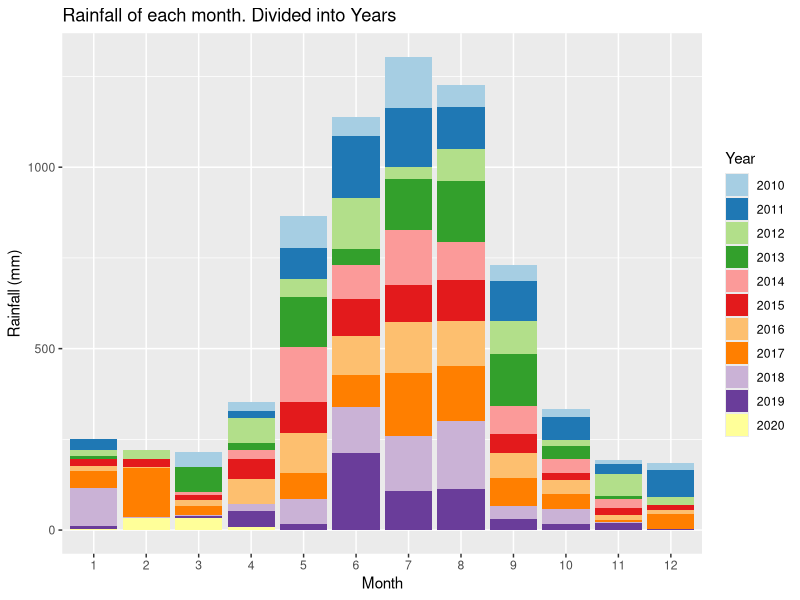
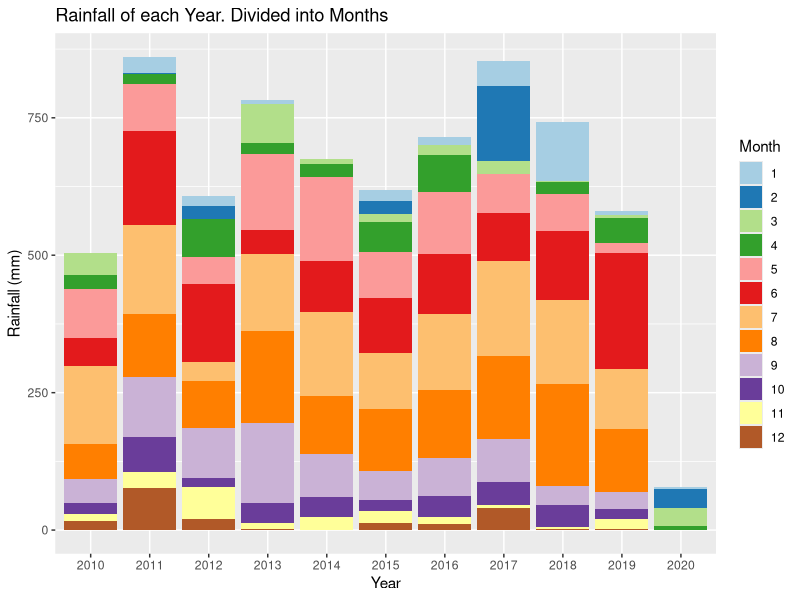
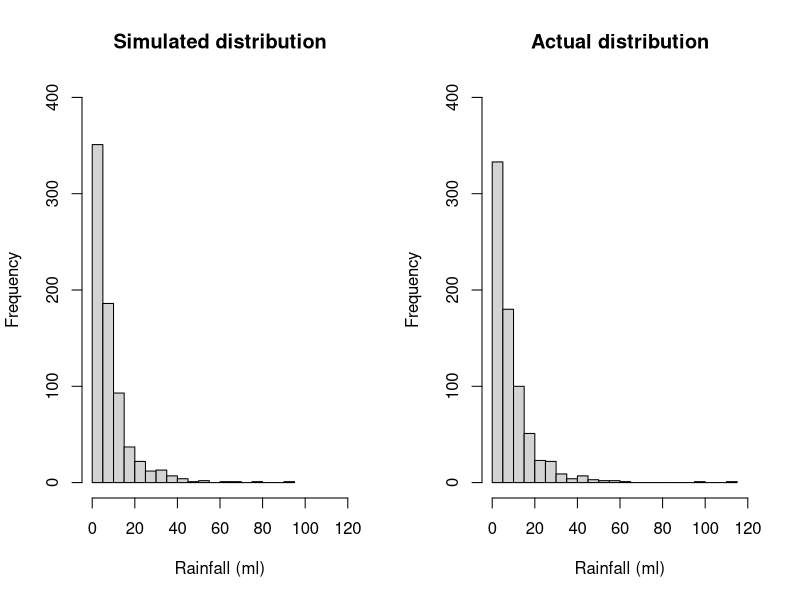
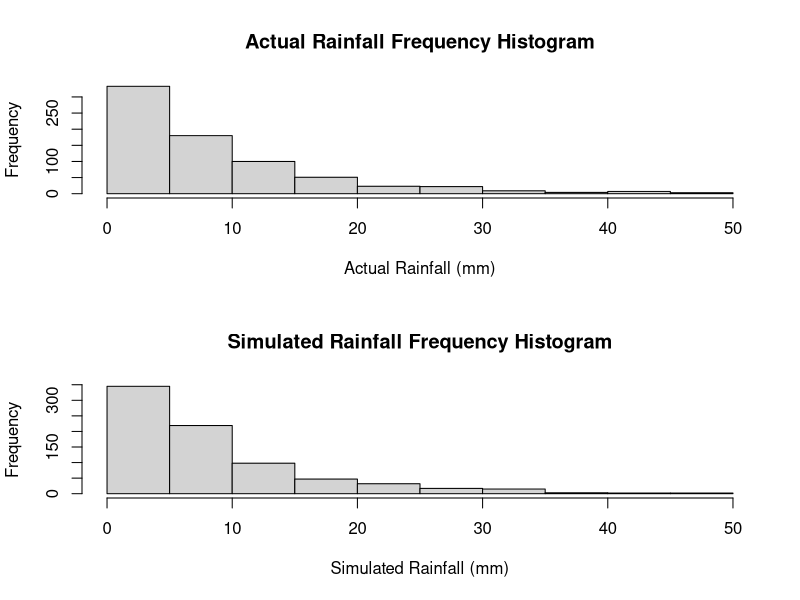
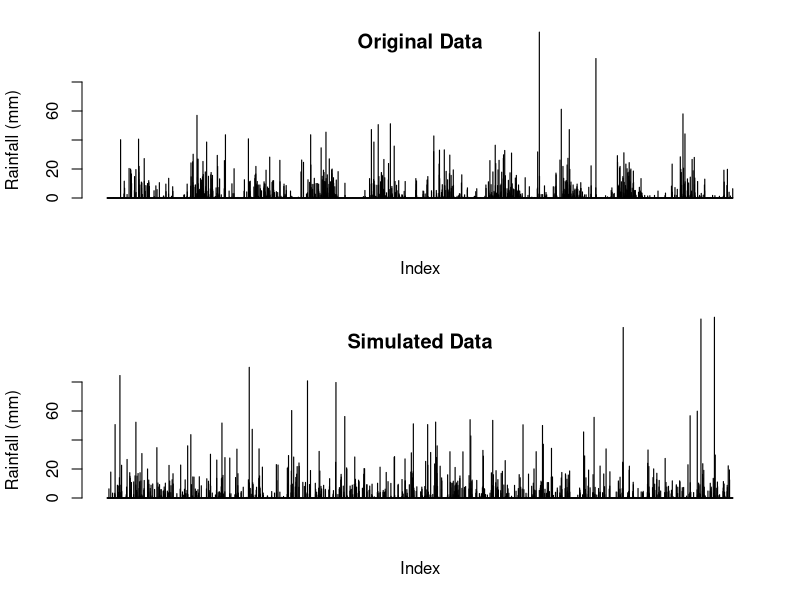
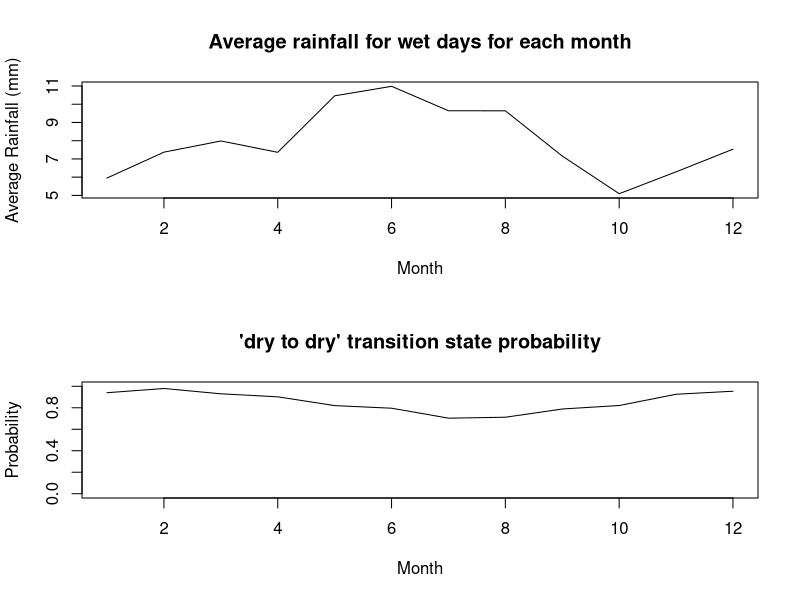
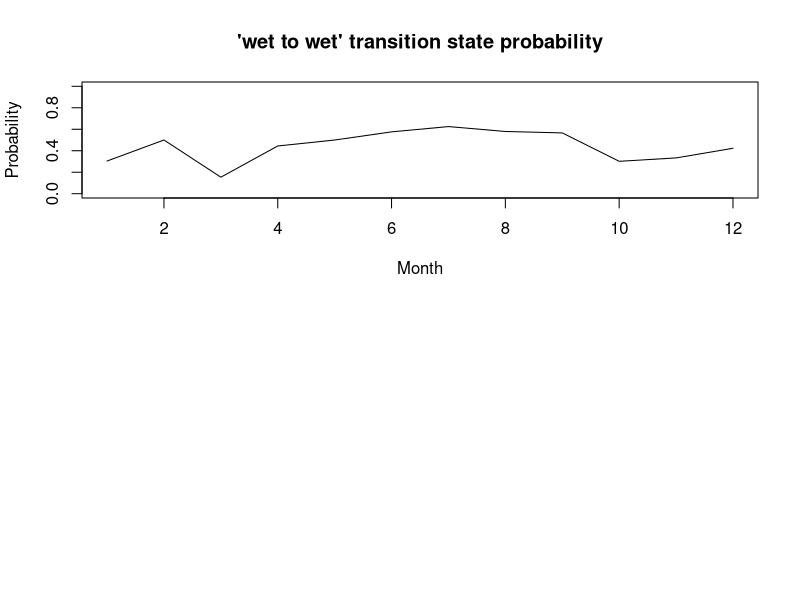
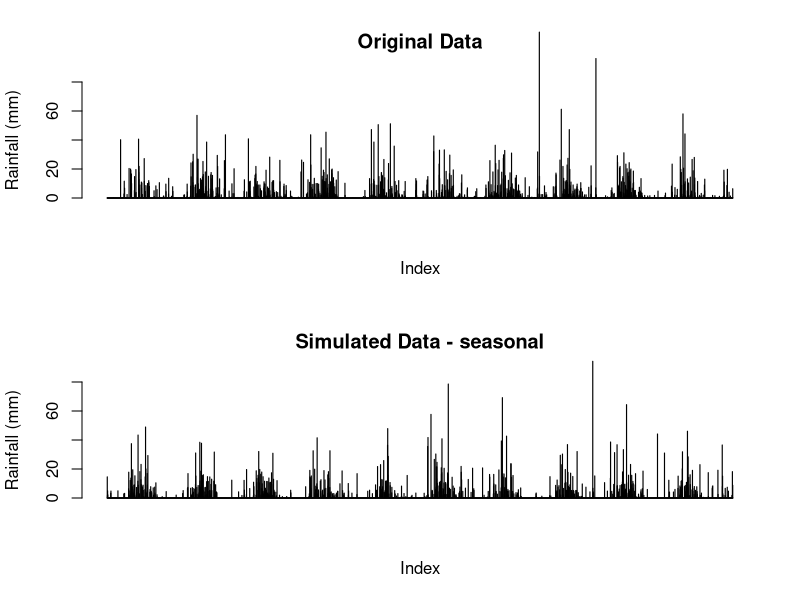

Here is the R script that generated these plots, in order:
## ---- chunk 1
knitr::opts_chunk$set(echo = TRUE)
## ---- chunk 2
# Reading in the data from the csv file
data <-  read.csv("IDCJAC0009_009225_1800_Data.csv")
weather_data <- data
weather_data <- weather_data[which(is.na(weather_data$Rainfall.amount..millimetres.) == FALSE),] # excluding rows with no rainfall record made 
## ---- chunk 3
weather_data$date <- do.call(paste, c(weather_data[c("Day", "Month", "Year")], sep = "-")) # creating a column that contains the date for easy indentification
## ---- chunk 4
# function to categorise day as either 'wet' or 'dry' for the Markov Chain functions
state <- function(x){
  stateList <- c()
  for(ii in 1:length(x)){
    if(x[ii] < 1){
      stateList <- c(stateList, "dry")
    }
    if(x[ii] >= 1){
      stateList <- c(stateList, "wet")
    }
  }
  return(stateList)
}
weather_data$state <- state(weather_data$Rainfall.amount..millimetres.)
## ---- chunk 5
head(weather_data[,c('Rainfall.amount..millimetres.','state')], 10)
## ---- chunk 6
# function establishing Markov Chain transition state. Establishing the relationship between the rainfall of a given day and the day before it.
transitionState <- function(x){
  transitionStateList <- c('') #can't find transition state of first observation
  for(i in 2:length(x)){
    if(x[i] == "dry"){
      if (x[i-1] == "dry"){
        transitionStateList <- c(transitionStateList, "DryToDry")
      }
      else {
        transitionStateList <- c(transitionStateList, "WetToDry")
      }
    }
    if(x[i] == "wet"){
      if (x[i-1] == "dry"){
        transitionStateList <- c(transitionStateList, "DryToWet")
      }
      else {
        transitionStateList <- c(transitionStateList, "WetToWet")
      }
    }
  }
  return(transitionStateList)
}
weather_data$transitionState <- transitionState(weather_data$state)
## ---- chunk 7
head(weather_data[,c('Rainfall.amount..millimetres.','state', 'transitionState')], 10)
## ---- chunk 8
train_data <- subset(weather_data, Year >= 2010) # only look at the most recent, relevant data.
library(ggplot2)
library(RColorBrewer)

# explorative plots investigating the distribution of rainfall across months and years

# Plotting the rainfall data (grouped by years and months)
# Distribution of rainfall by month (segmented by year)
ggplot(train_data, aes(x = factor(Month), y = Rainfall.amount..millimetres., fill = factor(Year))) + 
  geom_bar(stat = "identity") + 
  scale_fill_brewer(palette = "Paired") + 
  xlab("Month")+
  ylab("Rainfall (mm)")+
  labs(fill = "Year")+
  ggtitle("Rainfall of each month. Divided into Years")
# There does appear to be a rough distribution of rainfall by month. Most years May, June, July, August, and September (month 5-9) have the most rain. There are outliers

ggplot(train_data, aes(x = factor(Year), y = Rainfall.amount..millimetres., fill = factor(Month))) + 
  geom_bar(stat = "identity") + 
  scale_fill_brewer(palette = "Paired") + 
  xlab("Year")+
  ylab("Rainfall (mm)")+
  labs(fill = "Month")+
  ggtitle("Rainfall of each Year. Divided into Months")
# There does not appear to be any obvious pattern in the rainfall across the 10 years (note. 2020 only contains 4 months of data, hence the low rainfall). The average looks to be around 650-700 mm. 
## ---- chunk 9
table(train_data$Month, train_data$Year) # only four months of data in 2020
## ---- chunk 10
#Calculating transition state probabilities, in general (no respect to month or season)
weatherTable <- table(train_data$transitionState)
weatherTable

probWetToWet = weatherTable['WetToWet'] / (weatherTable['WetToWet'] + weatherTable['WetToDry'])
probWetToWet

probDryToDry = weatherTable['DryToDry'] / (weatherTable['DryToDry'] + weatherTable['DryToWet'])
probDryToDry
## ---- chunk 11
#Basic generator (No seasonal variation)

#calculated above
generateRainfallBasic <- function(genLength){
  currentState = "dry" # Years start with very little rain, so more likely to start dry
  rainAmountList <- c()
  for (i3 in 1:genLength){
    if (currentState == "dry"){
      if (runif(1) < probDryToDry){
        currentState = "dry"
      }
      else{
        currentState = "wet"
      }
    }
    else if (currentState == "wet"){
      if (runif(1) < probWetToWet){
        currentState = "wet"
      }
      else{
        currentState = "dry"
      }
    }
                                      #generating amount of rainfall if state is wet, else 0
    if (currentState == "wet"){
      rainAmount <- 5.66*exp(rnorm(1))
      rainAmountList <- c(rainAmountList, rainAmount)
    }
    else{
      rainAmountList <- c(rainAmountList, 0)
    }
  }
  return(rainAmountList)
}
## ---- chunk 12
#comparing log-normal against actual data, veeerryyyy close fit, will use log-normal for rainfall sim
par(mfrow=c(1,2))
p1 <- 5.66*exp(rnorm(732))
hist(p1, breaks = 30, xlim = c(0,120), ylim = c(0,400), main = "Simulated distribution", xlab = "Rainfall (ml)")

p2 <- train_data$Rainfall.amount..millimetres.[train_data$Rainfall.amount..millimetres.>1]
hist(p2, breaks = 30, xlim = c(0,120), ylim = c(0,400), main = "Actual distribution", xlab = "Rainfall (ml)")

mean(p1)
mean(p2)
## ---- chunk 13
#Basic generator tests
testRainfall = generateRainfallBasic(3761)

par(mfrow=c(2,1))
hist(train_data$Rainfall.amount..millimetres.[train_data$Rainfall.amount..millimetres.>1 & train_data$Rainfall.amount..millimetres.<50], xlab = "Actual Rainfall (mm)", main = "Actual Rainfall Frequency Histogram")
hist(testRainfall[testRainfall > 1 & testRainfall <50], xlab = "Simulated Rainfall (mm)", main = "Simulated Rainfall Frequency Histogram")

par(mfrow=c(2,1))
barplot(train_data$Rainfall.amount..millimetres., ylim = c(0,80), main = "Original Data", ylab = "Rainfall (mm)", xlab = "Index")
barplot(testRainfall, ylim = c(0,80), main = "Simulated Data", ylab = "Rainfall (mm)", xlab = "Index")
## ---- chunk 14
#Calculates the transition probabilities for each month
probTransStatesMonth <- function(input_data){
  transitonStatesMonthsFrame <- data.frame(list(rep(0, 12), list(rep(0, 12), list(rep(0,    12), list(rep(0, 12)))))) #Initialises 12x4 frame filled with zeroes (4 columns for each transition state, 12 rows for each month)
  names(transitonStatesMonthsFrame) <- c('DryToDry', 'DryToWet', 'WetToDry', 'WetToWet')

  #Makes the dataframe with the count of each transition state with each month
  for (i4 in 1:dim(input_data)[1]){
    tempTransitionState <- input_data[i4, 'transitionState']
    tempMonth <- input_data[i4, 'Month'] 
    transitonStatesMonthsFrame[tempMonth, tempTransitionState] <- transitonStatesMonthsFrame[tempMonth, tempTransitionState]+1 # increase count of tempTransitionState for month tempMonth by 1
  }

  #Calculates the transition state probabilities for each month in the data frame
  probTransitonStatesMonthsFrame <- transitonStatesMonthsFrame
  for (i in 1:dim(transitonStatesMonthsFrame)[1]){
  
    probTransitonStatesMonthsFrame[i, 'DryToDry'] <- transitonStatesMonthsFrame[i, 'DryToDry'] / (transitonStatesMonthsFrame[i, 'DryToDry'] + transitonStatesMonthsFrame[i, 'DryToWet'])
  
    probTransitonStatesMonthsFrame[i, 'DryToWet'] <- transitonStatesMonthsFrame[i, 'DryToWet'] / (transitonStatesMonthsFrame[i, 'DryToDry'] + transitonStatesMonthsFrame[i, 'DryToWet'])
    
    probTransitonStatesMonthsFrame[i, 'WetToDry'] <- transitonStatesMonthsFrame[i, 'WetToDry'] / (transitonStatesMonthsFrame[i, 'WetToDry'] + transitonStatesMonthsFrame[i, 'WetToWet'])
    probTransitonStatesMonthsFrame[i, 'WetToWet'] <- transitonStatesMonthsFrame[i, 'WetToWet'] / (transitonStatesMonthsFrame[i, 'WetToDry'] + transitonStatesMonthsFrame[i, 'WetToWet'])
    # this data frame 'probTransitionStatesMonthsFrame' will be called directly in the generator, so must be called as such when exported
  }
  return(probTransitonStatesMonthsFrame)
}

## ---- chunk 15
probTransitonStatesMonthsFrame <- probTransStatesMonth(train_data)
head(probTransitonStatesMonthsFrame, 10)
## ---- chunk 16
#testing average rainfall when its rains in each month, and for wettowet vs drytowet transitions.
test_w2w <- train_data$Rainfall.amount..millimetres.[train_data$transitionState == "WetToWet"]
test_d2w <- train_data$Rainfall.amount..millimetres.[train_data$transitionState == "DryToWet"]
mean(test_w2w)
mean(test_d2w)
wilcox.test(test_d2w, test_w2w)
#since resulting wilcox test p-value is 0.85, we conclude that theres no difference in rainfall depending on the transition state, and do not need to include it in our model.

test_rainfallPerMonth <- train_data[train_data$state == "wet",c(4,6)]
kruskal.test(Rainfall.amount..millimetres. ~ Month, data = test_rainfallPerMonth)
#p-val = 0.00016, therefore difference between average rainfall for each month

## ---- chunk 17
#calculating the mean rainfall when it rains for each month, to change how much it rains according to the generator later on. Limited to less than 60 mls as the dataset is not large enough for large rainfall amounts (such as 114ml in feburary) to not throw the mean off.
rainMonthData <- c()
for (i in 1:12){
  temp<- train_data$Rainfall.amount..millimetres.[train_data$state == "wet" & train_data$Month == i & train_data$Rainfall.amount..millimetres. < 60]
  rainMonthData <- c(rainMonthData, list(temp))
  rm(temp)
}

rainfallAvgMonth <- sapply(rainMonthData, mean)

## ---- chunk 18
plot(c(1:12), rainfallAvgMonth, type = "l", xlab = "Month", ylab = "Average Rainfall (mm)", main = "Average rainfall for wet days for each month")
## ---- chunk 19
#How the transition state probabilities vary for each month
plot(probTransitonStatesMonthsFrame$DryToDry, ylim = c(0,1), xlab = "Month", main = "'dry to dry' transition state probability", type = 'l', ylab = "Probability")
plot(probTransitonStatesMonthsFrame$WetToWet, ylim = c(0,1), xlab = "Month", main = "'wet to wet' transition state probability", type = 'l', ylab = "Probability")
## ---- chunk 20
#Weather generator accounting  for seasonal variation of transition states or something i hope
#This is just a regular version of basic generator it's mostly the same in fact if i forget to even do this it is the same

generateRainfallSeasonal <- function(input){
  # input must be weather_data or a subset of weather_data
  currentState = "dry" #can make this into a random choice later
  rainAmountList <- c()
  for (i5 in 1:dim(input)[1]){
    if (currentState == "dry"){
      if (runif(1) < probTransitonStatesMonthsFrame[input[i5, 'Month'], 'DryToDry']){ #now inputs depending on the month of input
        currentState = "dry"
      }
      else{
        currentState = "wet"
      }
    }
    else if (currentState == "wet"){
      if (runif(1) < probTransitonStatesMonthsFrame[input[i5, 'Month'], 'WetToWet']){
        currentState = "wet"
      }
      else{
        currentState = "dry"
      }
    }                                   
    #generating amount of rainfall if state is wet, else 0
    if (currentState == "wet"){
      #rainAmount <- 5.66*exp(rnorm(1)) #now log-normal dist, 5 used because is close to mean of weather_data's / the mean of what exp(rnorm(1)) is by default /// Old Version 
      rainAmount <- rainfallAvgMonth[input[i5, 'Month']]*exp(rnorm(1))/1.648 
      #average of exp(rnorm(1)) is ~1.648, so we divide by that so the average of each month will just be the actual average calculated from rainfallAvgMonth.
      rainAmountList <- c(rainAmountList, rainAmount)
    }
    else{
      rainAmountList <- c(rainAmountList, 0)
    }
  }
  return(rainAmountList)
}
## ---- chunk 21
#testing code for seasonal generator
inputSeasonalRainfall <- dplyr::select(train_data, 'Year', 'Month', 'Day') #using existing train data's dates to input to function, instead of putting in just how many to generate
testSeasonalRainfall = generateRainfallSeasonal(inputSeasonalRainfall)
## ---- chunk 22
par(mfrow=c(2,1))
barplot(train_data$Rainfall.amount..millimetres., ylim = c(0,80), main = "Original Data", ylab = "Rainfall (mm)", xlab = "Index")
barplot(testSeasonalRainfall, ylim = c(0,80), main = "Simulated Data - seasonal", ylab = "Rainfall (mm)", xlab = "Index")
## ---- chunk 23
#comparing log-normal against actual data, veeerryyyy close fit, will use log-normal for rainfall sim
p1 <- 5.66*exp(rnorm(732))
p1 <- p1[p1>1]
hist(p1, breaks = 30, xlim = c(0,120), ylim = c(0,400), main = "Simulated distribution")

p2 <- train_data$Rainfall.amount..millimetres.[train_data$Rainfall.amount..millimetres.>1]
hist(p2, breaks = 30, xlim = c(0,120), ylim = c(0,400), main = "actual distribution")
## ---- chunk 24
set.seed(100345)
sampID <- sample.int(nrow(train_data), size = 0.8*nrow(train_data), replace = FALSE)
train_data <- train_data[sampID,] # 80% of data for training
test_data <- train_data[-sampID,] # 20% for testing
## ---- chunk 25
probTransitonStatesMonthsFrame <- probTransStatesMonth(train_data) # retraining seasonal generator probTransitionStatesMonthsFrame with new training data (now only 80% of the original train_data)
# calucating the new average rainfall for each month
rainMonthData <- c()
for (i in 1:12){
  temp<- train_data$Rainfall.amount..millimetres.[train_data$state == "wet" & train_data$Month == i & train_data$Rainfall.amount..millimetres. < 60]
  rainMonthData <- c(rainMonthData, list(temp))
  rm(temp)
}
rainfallAvgMonth <- sapply(rainMonthData, mean)
## ---- chunk 26
#generates a simulation with the same number of observations as test_data (20% of the total data)
testSeasonalRainfall20 = generateRainfallSeasonal(test_data) 
## ---- chunk 27
par(mfrow = c(2, 1))
barplot(testSeasonalRainfall20, ylab = "Rainfall (mm)", xlab = "index", main = "Simulated data")
barplot(test_data$Rainfall.amount..millimetres., ylab = "Rainfall (mm)", xlab  = "index", main = "Actual data")
## ---- chunk 28
# Wilcoxon signed rank test
WT <- wilcox.test(testSeasonalRainfall20, test_data$Rainfall.amount..millimetres., paired=T)
print("Wilcoxon rank sum p-value")
WT$p.value
# paired student t test
TT <- t.test(testSeasonalRainfall20, test_data$Rainfall.amount..millimetres., paired=T)
print("t-test p-value")
TT$p.value
## ---- chunk 29
train_data <- subset(weather_data, Year >= 2010)
train10_data <- subset(weather_data, Year >= 2009 & Year < 2019)
data_2019 <- subset(weather_data, Year == 2019)
## ---- chunk 30
probTransitonStatesMonthsFrame <- probTransStatesMonth(train10_data) # retraining seasonal generator probTransitionStatesMonthsFrame with train10_data
set.seed(10356)
monthList <- subset(weather_data, Year == 2019) # a year that isn't a leap year to get the month list, as generation algorithm only requires months
monthList <- monthList['Month']
testSeasonalRainfall10 <- generateRainfallSeasonal(monthList)
## ---- chunk 31
#compare generated year against 2019
par(mfrow = c(2,1))
barplot(testSeasonalRainfall10, xlab = "Index", ylab = "Rainfall (mm)", main = "Simulated Rainfall")
barplot(data_2019$Rainfall.amount..millimetres., xlab = "Index", ylab = "Rainfall (mm)", main = "2019 Rainfall")
## ---- chunk 32
# check other years for comparison
par(mfrow = c(3,2))
barplot(testSeasonalRainfall10, xlab = "Index", ylab = "Rainfall (mm)", main = "Simulated Rainfall")
year <- subset(weather_data, Year == 2015)
barplot(year$Rainfall.amount..millimetres., xlab = "Index", ylab = "Rainfall (mm)", main = "2015 Rainfall")
year <- subset(weather_data, Year == 2008)
barplot(year$Rainfall.amount..millimetres., xlab = "Index", ylab = "Rainfall (mm)", main = "2008 Rainfall")
year <- subset(weather_data, Year == 2015)
barplot(year$Rainfall.amount..millimetres., xlab = "Index", ylab = "Rainfall (mm)", main = "2017 Rainfall")
year <- subset(weather_data, Year == 2007)
barplot(year$Rainfall.amount..millimetres., xlab = "Index", ylab = "Rainfall (mm)", main = "2007 Rainfall")
year <- subset(weather_data, Year == 2013)
barplot(year$Rainfall.amount..millimetres., xlab = "Index", ylab = "Rainfall (mm)", main = "2013 Rainfall")
rm(year)
## ---- chunk 33
# Creates a graph of difference in rainfall for years, weeks, months, years to see if there are any potential patterns.
# Creates a list of the weekly rainfall
RainfallWeekly <- data.frame("Rainfall (mm)", "Week")
colnames(RainfallWeekly) <- c("Rainfall (mm)", "Week")
RainfallWeekly$`Rainfall (mm)` <- as.numeric(RainfallWeekly$`Rainfall (mm)`)
RainfallWeekly$Week <- as.numeric(RainfallWeekly$Week)
week = 1
weekRain = 0
for(ii in c(1: nrow(weather_data))){
  weekRain = weekRain + weather_data[ii, 6] # rainfall amount for that row
  
  if(ii%%7 == 0){ # every 7th row
    RainfallWeekly[(ii/7), 1] <- weekRain # 1 row of RainfallWeekly created every 7 rows (1 weeks) - inserting rainfall total for that week
    RainfallWeekly[(ii/7), 2] <- week
    week = week + 1
    weekRain = 0 # clear total rainfall to prepare for next week
  }
}
## ---- chunk 34
RainfallWeeklyDiff <- data.frame(c(1:(nrow(RainfallWeekly)-1)), c(1:(nrow(RainfallWeekly)-1))) # data frame with two columns, one less row than RainfallWeekly
colnames(RainfallWeeklyDiff) <- c("Rainfall diff (mm)", "Week")
RainfallWeeklyDiff$`Rainfall diff (mm)` <- diff(RainfallWeekly$`Rainfall (mm)`) # change in weeks
## ---- chunk 35
# plot first 700 weeks first against the difference in rainfall, and then the rainfall per week
par(mfrow = c(4,1))
plot(RainfallWeeklyDiff[c(1:350), 2], RainfallWeeklyDiff[c(1:350), 1], xlab = "week", ylab = "change in rainfall (mm)", cex = 2, type = "b", main = "Difference in rainfall (mm) by week")
plot(RainfallWeekly[c(1:350), 2], RainfallWeekly[c(1:350), 1], xlab = "week", ylab = "rainfall (mm)", type = "l", main = "Rainfall (mm) by week")
plot(RainfallWeeklyDiff[c(351:700), 2], RainfallWeeklyDiff[c(351:700), 1], xlab = "week", ylab = "change in rainfall (mm)", cex = 2, type = "b", main = "Difference in rainfall (mm) by week")
plot(RainfallWeekly[c(351:700), 2], RainfallWeekly[c(351:700), 1], xlab = "week", ylab = "rainfall (mm)", type = "l", main = "Rainfall (mm) by week")
## ---- chunk 36
# plot second 700 weeks first against the difference in rainfall, and then the rainfall per week
par(mfrow = c(4,1))
plot(RainfallWeeklyDiff[c(701:1050), 2], RainfallWeeklyDiff[c(701:1050), 1], xlab = "week", ylab = "change in rainfall (mm)", cex = 2, type = "b")
plot(RainfallWeekly[c(701:1050), 2], RainfallWeekly[c(701:1050), 1], xlab = "week", ylab = "rainfall (mm)", type = "l")
plot(RainfallWeeklyDiff[c(1051:1414), 2], RainfallWeeklyDiff[c(1051:1414), 1], xlab = "week", ylab = "change in rainfall (mm)", cex = 2, type = "b")
plot(RainfallWeekly[c(1051:1414), 2], RainfallWeekly[c(1051:1414), 1], xlab = "week", ylab = "rainfall (mm)", type = "l")
## ---- chunk 37
rainSort_2019 <- data_2019$Rainfall.amount..millimetres.
# qqplot before removing 'dry' days
qqnorm(rainSort_2019, pch = 1, frame = F, main = "Normal Q-Q Plot of Rainfall 2019 (including dry days)")
qqline(rainSort_2019, col = "red", lwd = 2)
rainSort_2019 <- rainSort_2019[which(rainSort_2019 != 0)]
# qqplot after removing 'dry' days
qqnorm(rainSort_2019, pch = 1, frame = F, main = "Normal Q-Q Plot of Rainfall 2019 (excluding dry days)")
qqline(rainSort_2019, col = "red", lwd = 2)
hist(rainSort_2019, breaks = 50)
# data is not normally distributed
rm(rainSort_2019)
## ---- chunk 38
rain2019 <- subset(weather_data, Year == 2019)
length(rain2019$Rainfall.amount..millimetres.)
length(testSeasonalRainfall10)
# function to return the sum of ranks of difference (w+ and w-) that are part of the Wilcoxon signed rank calculations
returnRanks <- function(simulated, actual){
  diffs <- (simulated - actual)
  diffs <- diffs[diffs != 0]
  posDifs <- which(diffs > 0)
  negDiffs <- which(diffs < 0)
  rank <- rank(abs(diffs))
  rankPosDiff <- sum(rank[posDifs])
  rankNegDiff <- sum(rank[negDiffs]) 
  return(c(rankPosDiff, rankNegDiff))
}
## ---- chunk 39
table(rain2019$Month)
# To perform the Wilcoxon Signed Rank test we must have paired data, so we have to find the extra dates in testSeasonalRainfall10 (note: 2019 is a non leap year) and remove them.
# Upon review we find that there are days missing from October and December.
## ---- chunk 40
table(rain2019$Day)
# one month is missing a day 5, and another is missing a day 19 (both 11 when should be 12)/
temp <- subset(rain2019, Day == 5)
temp$Month # 5th of October missing
temp <- subset(rain2019, Day == 19)
temp$Month # 19th of December missing
rm(temp)
which(rain2019$date == "4-10-2019") # find what row the day before 5-10-2019 is
# thereforer 5-10-2019 would be row 278 (277+1)
which(rain2019$date == "18-12-2019") # find what row the day before 5-10-2019 is
# thereforer 5-10-2019 would be row 353 (351+2). Add two as both 5th october and 19th december are missing
## ---- chunk 41
# after finding the days that need to be removed we find that the days are day 278 and 353 from testSeasonalRainfall10
simRainfall2019 <- testSeasonalRainfall10
## ---- chunk 42
set.seed(40565)

# get a testing 
monthList <- subset(weather_data, Year == 2019) # a year that isn't a leap year to get the month list, as generation algorithm only requires months
monthList <- monthList['Month']
testSeasonalRainfall10 <- generateRainfallSeasonal(monthList)
simRainfall2019 <- testSeasonalRainfall10 # remove day 278 and day 353 data from testSeasonalRainfall10

# test of testSeasonalRainfall10 against 2019 rainfall (testSeasonalRainfall10 was simulation of 2019 rainfall)
wilcox.test(rain2019$Rainfall.amount..millimetres., simRainfall2019, paired = T, alternative = "t", conf.int = T, conf.level = 0.95)

# the p-value is 0.04918,indicating that it is likely that there is a significant difference between the simulated data and the actual data. This means that one set of data was consistently and significantly larger than the other
# manual calculation of Wilcoxon signed rank values 

sumRanks <- returnRanks(simRainfall2019, rain2019$Rainfall.amount..millimetres.)
sumRanks[1] # rankPosDiff ( sum of the ranks of the positive differences)
sumRanks[2] # rankNegDiff (sum of the ranks of the negative differrences)

# rankPosDiff (the sum of the ranks of the differences where the simulated data is greater than the actual) is 7414. rankNegDiff (the sum of the ranks of the the differences where the actual is greater than the simulated) is 5147. rankPosDiff is quite a bit larger than rankNegDiff
## ---- chunk 43
# to confirm the results of the first Wilcoson signed rank test, repeat with 3 different sets of simulated rainfall
set.seed(12345)

# using month probabilites generate one years worth of data 
monthList <- subset(weather_data, Year == 2011) # a year that isn't a leap year to get the month list, as generation algorithm only requires months
monthList <- monthList['Month']
testSeasonalRainfall10 <- generateRainfallSeasonal(monthList)

simRainfall2019 <- testSeasonalRainfall10[-c(278, 353)] # remove day 278 and day 353 data from testSeasonalRainfall10

WP <- wilcox.test(rain2019$Rainfall.amount..millimetres., simRainfall2019, paired = T, alternative = "t", conf.int = T, conf.level = 0.95)
WP$p.value

# The p-value is 0.1981, indiciating that there is not a significant difference between the simulated data and the actual data

# manual calculation of Wilcoxon signed rank values 
sumRanks <- returnRanks(simRainfall2019, rain2019$Rainfall.amount..millimetres.)
sumRanks[1] # rankPosDiff ( sum of the ranks of the positive differences)
sumRanks[2] # rankNegDiff (sum of the ranks of the negative differrences)

## ---- chunk 44
set.seed(347876)
# using month probabilites generate one years worth of data 
monthList <- subset(weather_data, Year == 2011) # a year that isn't a leap year to get the month list, as generation algorithm only requires months
monthList <- monthList['Month']
testSeasonalRainfall10 <- generateRainfallSeasonal(monthList)

simRainfall2019 <- testSeasonalRainfall10[-c(278, 353)] # remove day 278 and day 353 data from testSeasonalRainfall10

WP <- wilcox.test(rain2019$Rainfall.amount..millimetres., simRainfall2019, paired = T, alternative = "t", conf.int = T, conf.level = 0.95)
WP$p.value

# manual calculation of Wilcoxon signed rank values 
sumRanks <- returnRanks(simRainfall2019, rain2019$Rainfall.amount..millimetres.)
sumRanks[1] # rankPosDiff ( sum of the ranks of the positive differences)
sumRanks[2] # rankNegDiff (sum of the ranks of the negative differrences)
## ---- chunk 45
set.seed(3456789)
# using month probabilites generate one years worth of data 
monthList <- subset(weather_data, Year == 2011) # a year that isn't a leap year to get the month list, as generation algorithm only requires months
monthList <- monthList['Month']
testSeasonalRainfall10 <- generateRainfallSeasonal(monthList)
simRainfall2019 <- testSeasonalRainfall10[-c(278, 353)] # remove day 278 and day 353 data from testSeasonalRainfall10

WP <- wilcox.test(rain2019$Rainfall.amount..millimetres., simRainfall2019, paired = T, alternative = "t", conf.int = T, conf.level = 0.95)
WP$p.value

# manual calculation of Wilcoxon signed rank values 
sumRanks <- returnRanks(simRainfall2019, rain2019$Rainfall.amount..millimetres.)
sumRanks[1] # rankPosDiff ( sum of the ranks of the positive differences)
sumRanks[2] # rankNegDiff (sum of the ranks of the negative differrences)
## ---- chunk 46
# looking at the four total simulations created, there is generally no significant different between the simulated rainfall and the actual rainfall. 
# However looking at rankPosDiff and rankNegDiff calculated for each (the sum of the ranks of the positive and negative differences between the simulated and actual data respectively), the simulated rainfall was consistently larger than the actual data 
# The reason for this is likely because 2019 had a very small amount of rainfall compared to the rest of the years.
sum(train10_data$Rainfall.amount..millimetres.)/10 # /10 to get average of 10 years of rain data
sum(rain2019$Rainfall.amount..millimetres.)
## ---- chunk 47
median(simRainfall2019)
median(rain2019$Rainfall.amount..millimetres.)

# given the number of dry days, it makes sense that the median's would be very similar in the Wilcoxon Signed Rank test
# To perform the Wilcoxon Signed Rank test we remove those dates from testSeasonalRainfall10
# 2019 is a non leap year so February will have 28 days
#October 5th and December 19th are missing, so we remove them
month_result <- which(rain2019$date == "4-10-2019" | rain2019$date=="18-12-2019")
simRainfall2019 <- testSeasonalRainfall10[-c(month_result[1]+1, month_result[2]+1)]

# Test of testSeasonalRainfall10 against 2019 rainfall (testSeasonalRainfall10 was simulation of 2019 rainfall)
wilcox.test(simRainfall2019, rain2019$Rainfall.amount..millimetres., paired = T, alternative = "t")

# Since the p-value is relatively high, it can be concluded that there is no significant diference between the simulated 2019 data and the actual 2019 data. 
# While the simulation may not be an accurate prediction of 2019 (as seen in the barplots), the simulation was also not logically flawed, as there is not a significant difference between the median of the simulation and the median of the actual.
#Furthermore, a qucik comparison of the medians in the Wilcoxon Signed Rank test shows that (as expected) they are also very similar.
cat("Median of actual and simulated rainfall respectively: ", median(rain2019$Rainfall.amount..millimetres.), median(simRainfall2019))
rm(simRainfall2019)
## ---- chunk 48
# looking at 2013 data (which had a larger than average amount of rain)
rain2013 <- subset(weather_data, Year == 2013)
simRainfall2013 <- generateRainfallSeasonal(monthList)
wilcox.test(simRainfall2013, rain2013$Rainfall.amount..millimetres., paired = T, conf.int = T, conf.level = 0.95)

par(mfrow = c(2,1))
barplot(simRainfall2013, xlab = "Index", ylab = "Rainfall (mm)", main = "Simulated Rainfall")
barplot(rain2013$Rainfall.amount..millimetres., xlab = "Index", ylab = "Rainfall (mm)", main = "2013 Rainfall")

diffs <- (simRainfall2013 - rain2013$Rainfall.amount..millimetres.)
diffs <- diffs[diffs != 0]
posDifs <- which(diffs > 0)
negDiffs <- which(diffs < 0)
rank <- rank(abs(diffs))
rankPosDiff <- sum(rank[posDifs])
rankNegDiff <- sum(rank[negDiffs]) 

rankPosDiff
rankNegDiff
mean(diffs)
